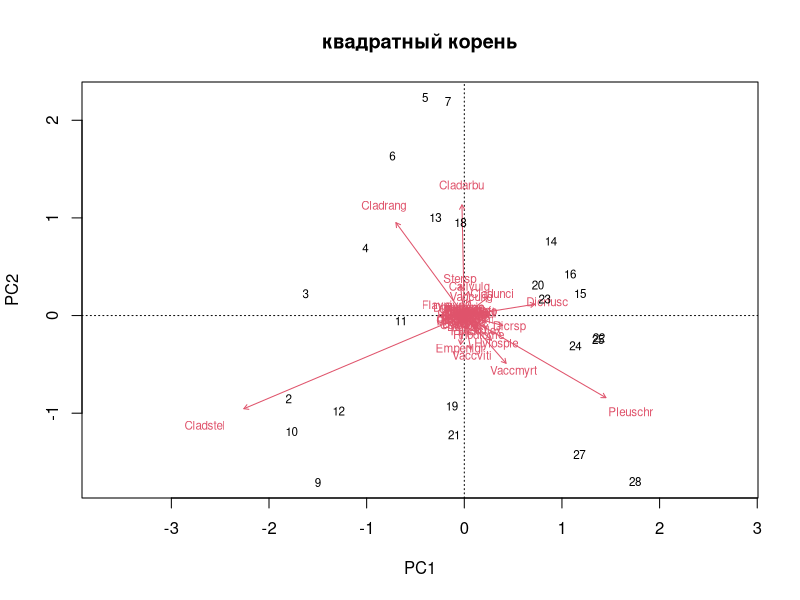
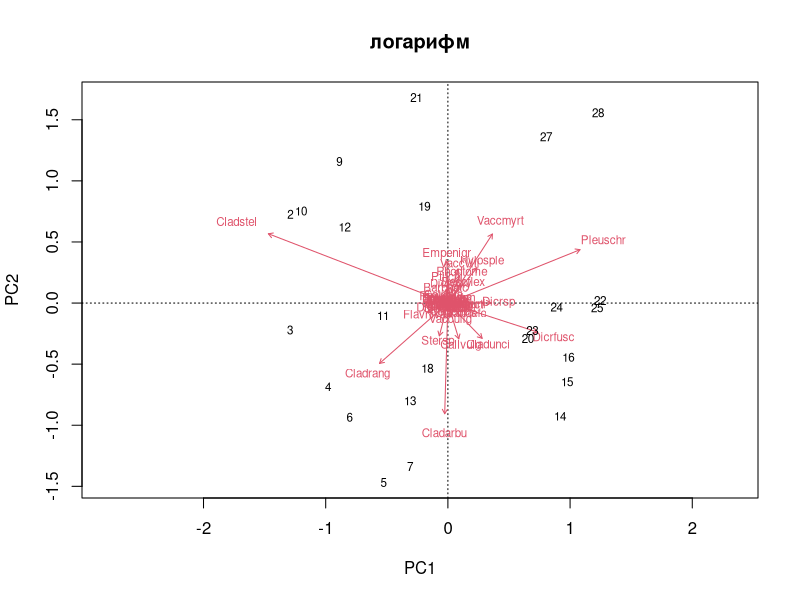
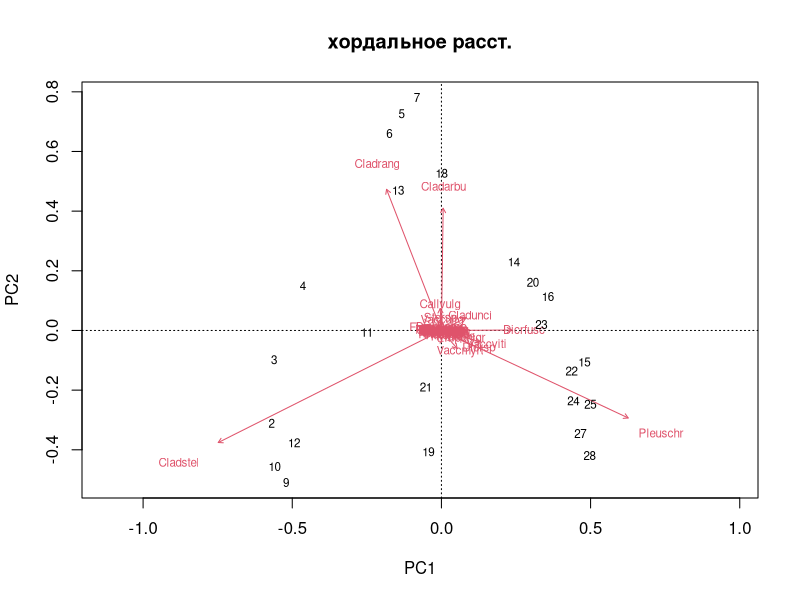
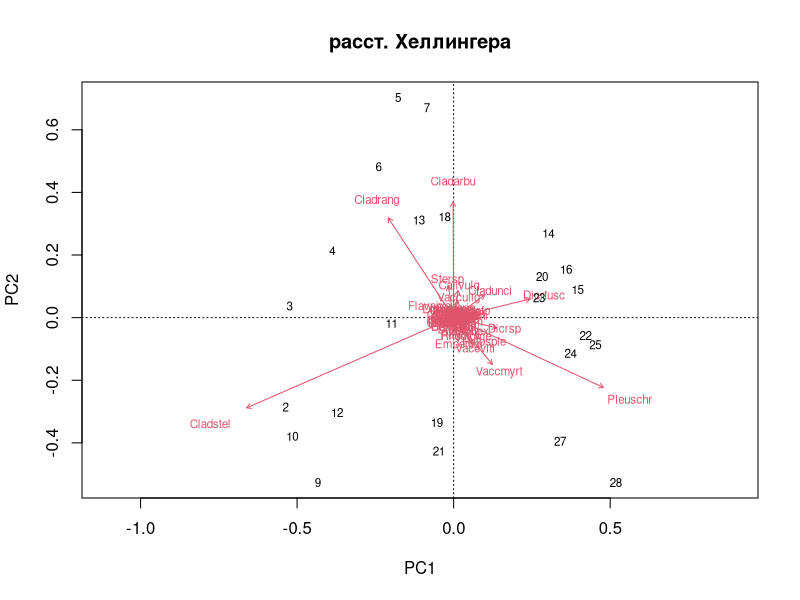
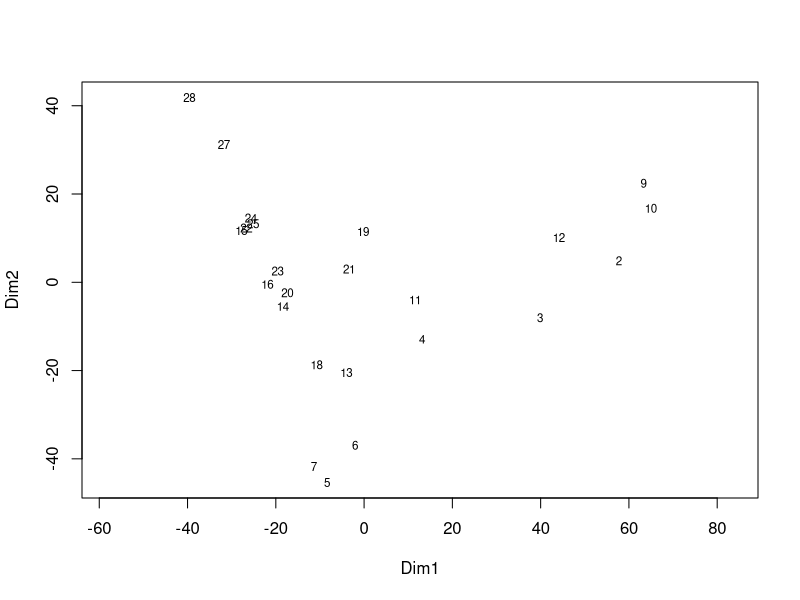
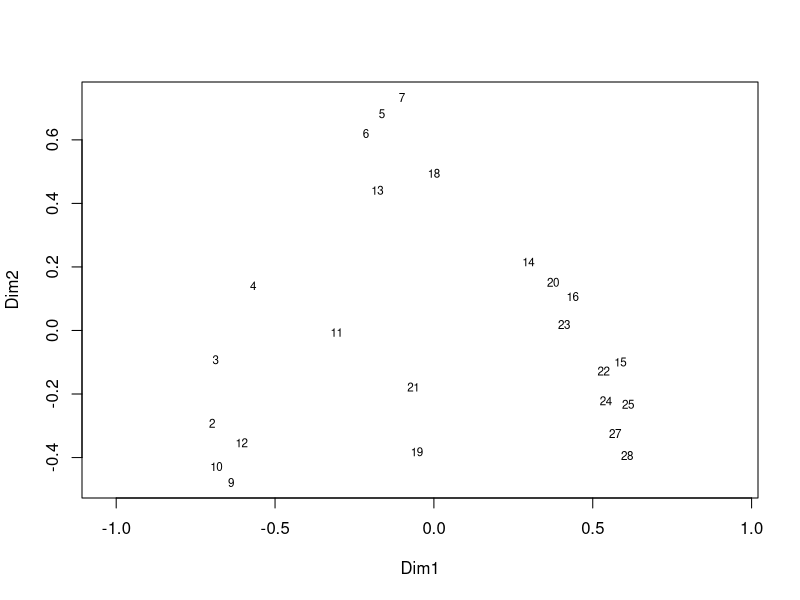
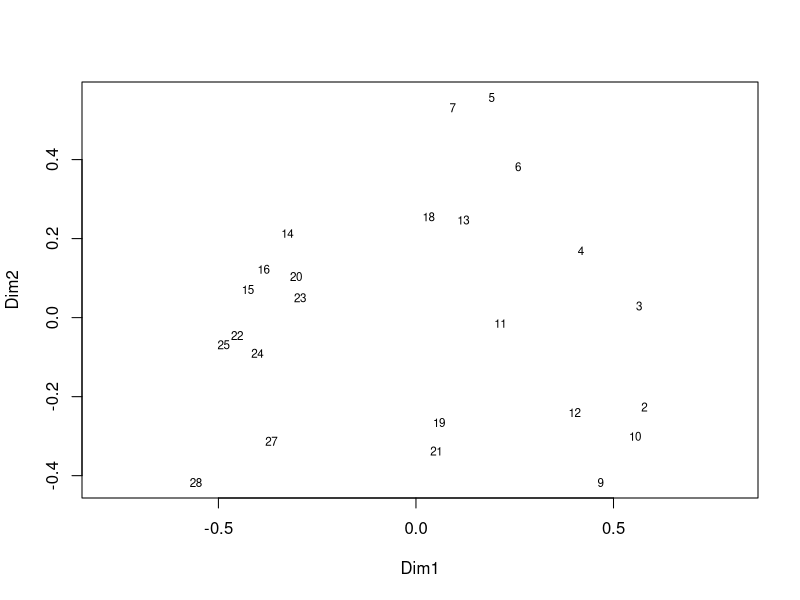
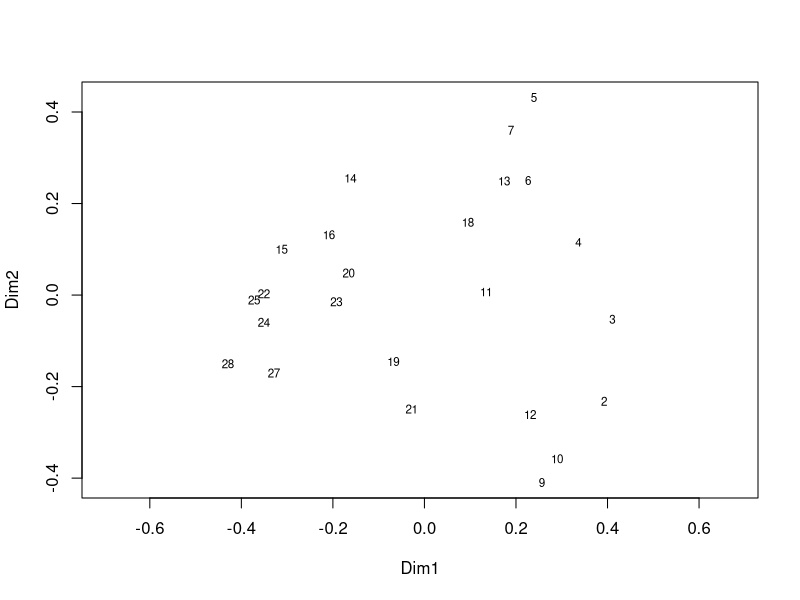

Write the R code that produced these figures, in order. (Note: this script raises an error after producing the figures.)
#  ---
#  title: "Distance-based Redundancy Analysis, dbRDA"
#  subtitle: "Анализ и визуализация многомерных данных с использованием R"
#  author:
#    - Марина Варфоломеева
#    - Вадим Хайтов
#  company: 'Каф. Зоологии беспозвоночных, СПбГУ'
#  ---

#  # Пример: Растительность в сосновых лесах, где пасутся олени ==========
#  Фрагмент из датасета (Henry et al. 1995).
#  - `varespec` --- покрытие 44 видов на 24 участках в северной Финляндии и на
#  Кольском полуострове.
#  - `varechem` --- 14 переменных, описывающих условия среды.

#  Какие факторы среды определяют облик растительного сообщества?

# Знакомство с данными --------------------------------------------
library("ggplot2")
theme_set(theme_minimal(base_size = 18))
library("cowplot")
library("vegan")

data("varespec")
data("varechem")
head(varespec, 2)
sum(is.na(varespec))


# Задание 1 ----------------------------------------------------------
# Сделайте PCA данных о составе сообщества
# Сколько изменчивости объясняют первые две главные компоненты?
# Нарисуйте график ординации







## Экологически-осмысленные трансформации -------------------------

#  Степенные трансформации

# Квадратный корень
mod_pca_sqrt <- rda(sqrt(varespec))
biplot(mod_pca_sqrt, scaling = 2, main = "квадратный корень")

# Логарифм
mod_pca_log <- rda(log(varespec + 1))
biplot(mod_pca_log, scaling = 2, main = "логарифм")

# Трансформации для перехода к другим расстояниям

#  Хордальное расстояние
mod_pca_chord <- rda(decostand(varespec, method = "normalize"))
biplot(mod_pca_chord, scaling = 2, main = "хордальное расст.")

#  Расстояние Хеллингера
mod_pca_hell <- rda(decostand(varespec, method = "hellinger"))
biplot(mod_pca_hell, scaling = 2, main = "расст. Хеллингера")



# # Principal Coordinate Analysis, PCoA -----------------------------------

d_eucl <- vegdist(varespec, method = "euclidean")
mod_pcoa_eucl <- cmdscale(d_eucl, k = nrow(varespec) - 1, eig = TRUE)
ordiplot(mod_pcoa_eucl, type = "t")

# Хордальное р.

varespec_norm <- decostand(varespec, "normalize")
d_chord <- vegdist(varespec_norm, method = "euclidean")
mod_pcoa_chord <- cmdscale(d_chord, k = nrow(varespec) - 1, eig = TRUE)
ordiplot(mod_pcoa_chord, type = "t")

# Р. Хеллингера
varespec_hel <- decostand(varespec, "hellinger")
d_hel <- vegdist(varespec_hel, method = "euclidean")
mod_pcoa_hel <- cmdscale(d_hel, k = nrow(varespec) - 1, eig = TRUE)
ordiplot(mod_pcoa_hel, type = "t")

# Коэф. Брея-Куртиса
d_bray <- vegdist(varespec,  method = "bray")
mod_pcoa_bray <- cmdscale(d_bray,  k = nrow(varespec) - 1, eig = TRUE)
ordiplot(mod_pcoa_bray, type = "t")


# Задание 2 ---------------------------------------------------------------

# Получите собственные числа из анализа PCoA по матрице коэффициентов
# Брея-Куртиса.




# # Поправки в `vegan::cmdscale()` --------------------------------------------

#  Поправка Сailliez --- единственная в `cmdscale()`
d_bray <- vegdist(varespec,  method = "bray")
mod_pcoa_bray_cai <- cmdscale(d_bray,  k = nrow(varespec) - 1, eig = TRUE,
                              add = TRUE) # <<-
eigenvals(mod_pcoa_bray_cai)

# График
ordiplot(scores(mod_pcoa_bray_cai, choices = c(1, 2)), type = "t")
abline(h = 0, lty = 1, lwd = 0.5)
abline(v = 0, lty = 1, lwd = 0.5)

# Взвешенные средние видов
varespec_wa <- wascores(mod_pcoa_bray_cai$points[, 1:2], varespec)
text(varespec_wa, rownames(varespec_wa), cex = 0.7, col = "red")


# Задание 3 ---------------------------------------------------------------

# Нанесите на график ординации проекции переменных среды при помощи envfit
# (Используйте только переменные, значимо связанные со структурой сообществ)





# Поправки в `ape::pcoa()` --------------------------------------------------
library(ape) # здесь есть обе поправки к PCoA

d_bray <- vegdist(varespec,  method = "bray")

# Без поправки
mod_pcoa_raw <- pcoa(d_bray)
mod_pcoa_raw$values$Eigenvalues
biplot.pcoa(mod_pcoa_raw, varespec)

# Сailliez
mod_pcoa_cai <- pcoa(d_bray, correction = "cailliez")
mod_pcoa_cai$values$Corr_eig
biplot.pcoa(mod_pcoa_cai, varespec)

#  Lingoes
mod_pcoa_lin <- pcoa(d_bray, correction = "lingoes")
mod_pcoa_lin$values$Corr_eig
biplot.pcoa(mod_pcoa_lin, varespec)



#  Дальше --- прямая ординация ===============================================

#  tbRDA --------------------------------------------------------------------


# Функция ordiggplot ----
# Рисует график ординации из vegan в ggplot
ordiggplot <- function(mod, lab_size = 5, lab_var_size = 6,
                       line_size = 0.5, point_size = 2,
                      plot_sites = TRUE, plot_species = TRUE,
                      plot_centroids = TRUE, plot_biplot = TRUE,
                      plot_factorbiplot = TRUE, ...){
  mod_dat <- scores(mod, tidy = TRUE, ...)
  ax_names <- colnames(mod_dat)[1:2]
  names(mod_dat)[1:2] <- c("X", "Y")
  mod_eig <- round(eigenvals(mod) / mod$tot.chi * 100, 2)
  ar <- arrow(angle = 10, length = unit(2, "mm"), type = "closed")
  gg <- ggplot() +
    geom_hline(yintercept = 0, colour = "grey70", size = 0.25) +
    geom_vline(xintercept = 0, colour = "grey70", size = 0.25)
  if(any(mod_dat$score == "sites" & plot_sites)) {
      gg <- gg +
      geom_point(data = filter(mod_dat, score == "sites"),
                 aes(x = X, y = Y), size = point_size) +
      geom_text(data = filter(mod_dat, score == "sites"),
                aes(x = X, y = Y, label = label),
                size = lab_size, hjust = -0.7,
                colour = "grey40")
  }
  if(any(mod_dat$score == "species" & plot_species)) {
      gg <- gg +
        geom_segment(data = filter(mod_dat, score == "species"),
                   aes(x = 0, y = 0, xend = X, yend = Y),
                   size = line_size, colour = "orangered", arrow = ar) +
        geom_text(data = filter(mod_dat, score == "species"),
                  aes(x = X, y = Y, label = label),
                  size = lab_size, hjust = 1.3, vjust = 0.4,
                  colour = "orangered")
  }
  if(any(mod_dat$score == "centroids" & plot_centroids)) {
    gg <- gg + geom_point(data = filter(mod_dat, score == "centroids"),
               aes(x = X, y = Y),
               shape = 13, size = 3,
               colour = "grey20") +
      geom_text(data = filter(mod_dat, score == "centroids"),
                aes(x = X, y = Y, label = label),
                size = lab_var_size, hjust = -0.2,
                colour = "grey20")
  }
  if(any(mod_dat$score == "factorbiplot" & plot_factorbiplot)) {
    gg <- gg + geom_point(data = filter(mod_dat, score == "factorbiplot"),
                          aes(x = X, y = Y),
                          shape = 19, size = 0.5,
                          colour = "blue") +
      geom_text(data = filter(mod_dat, score == "factorbiplot"),
                aes(x = X, y = Y, label = label),
                size = lab_var_size, hjust = -0.2,
                colour = "blue")
  }
  if(any(mod_dat$score == "biplot" & plot_biplot)) {
    gg <- gg + geom_segment(data = filter(mod_dat, score == "biplot"),
                 aes(x = 0, y = 0, xend = X, yend = Y),
                 size = line_size, colour = "blue",  arrow = ar) +
      geom_text(data = filter(mod_dat, score == "biplot"),
                aes(x = X, y = Y, label = label),
                size = lab_var_size, hjust = -0.2,
                colour = "blue")
  }
  gg + coord_cartesian() +
      labs(x = paste0(ax_names[1], " (", mod_eig[1], "%)"),
           y = paste0(ax_names[2], " (", mod_eig[2], "%)"))
  }


#  ## tbRDA с расстоянием Хеллингера
mod_tbrda <- rda(decostand(varespec, method = 'hellinger') ~
                   Mn + Baresoil + N, data = varechem)

eigenvals(mod_tbrda)/sum(eigenvals(mod_tbrda))

# ordiggplot(mod_tbrda, scaling = 1)
ordiggplot(mod_tbrda, scaling = 2) + aes(colour = varechem$Mn)

anova(mod_tbrda, by = "mar")


#  dbRDA ------------------------------------------------------------

mod_dbrda_lingoes <- capscale(varespec ~ Mn + Baresoil + N,
                              distance = "bray", data = varechem, add = TRUE)

eigenvals(mod_dbrda_lingoes)/sum(eigenvals(mod_dbrda_lingoes))

# ordiggplot(mod_dbrda_lingoes, scaling = 1)
ordiggplot(mod_dbrda_lingoes, scaling = 2) + aes(colour = varechem$Mn)

anova(mod_dbrda_lingoes, by = "mar")


# Задание 4 ------------------------------------------------------------------
# Рыбы в реке Ду, Франция
#  Данные из Borcard et al., 2011, исходно из PhD диссертации Verneaux (1973).
#  - `doubs$fish` --- Обилие 27 видов рыб в 30 точках на реке Ду
#  - `doubs$env` --- 11 характеристик условий среды
#  - `doubs$xy` --- Координаты точек

#  Проанализируйте, какие факторы среды определяют облик сообществ рыб в реке
#  Ду, если удалить влияние географической близости точек сбора.

data("doubs", package = "ade4")
help("doubs", package = "ade4")





